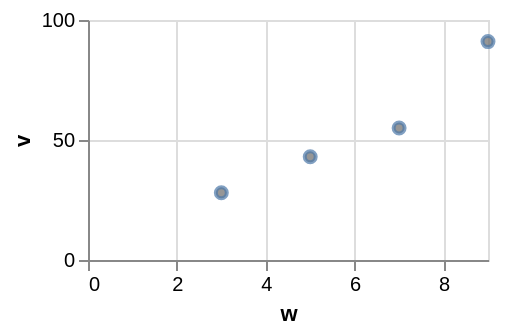

Vega-Lite specification stored for this chart:
### Vega-Lite specification from a JSON file in a GitHub repository (floating-point values rounded to 4 significant figures)
{"$schema": "https://vega.github.io/schema/vega-lite/v6.json", "width": 200, "height": 120, "data": {"values": [{"c": "alpha", "v": 28, "w": 3, "t": "2024-01-07"}, {"c": "beta", "v": 55, "w": 7, "t": "2024-03-19"}, {"c": "gamma", "v": 43, "w": 5, "t": "2024-06-02"}, {"c": "delta", "v": 91, "w": 9, "t": "2024-09-11"}]}, "mark": "point", "encoding": {"x": {"field": "w", "type": "quantitative"}, "y": {"field": "v", "type": "quantitative"}}, "config": {"point": {"fill": "dimgrey"}}}
